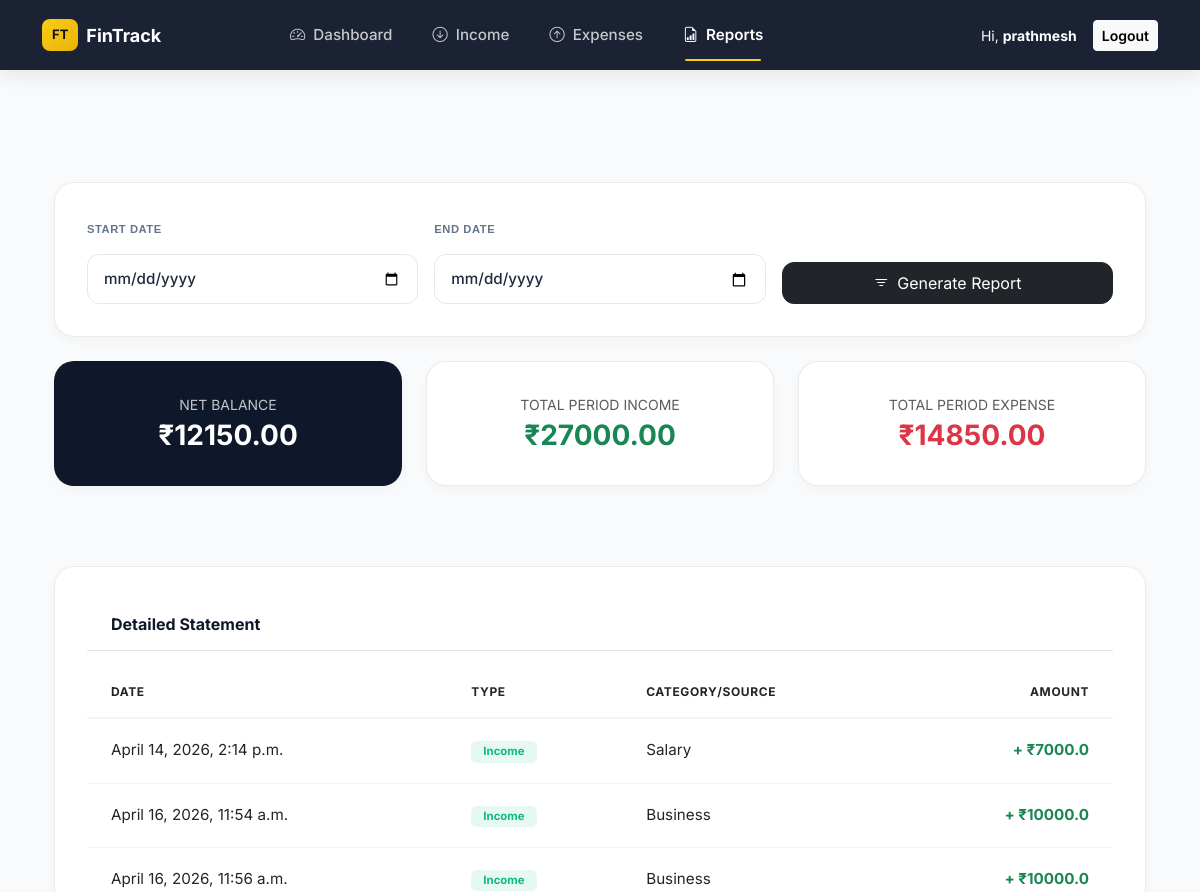
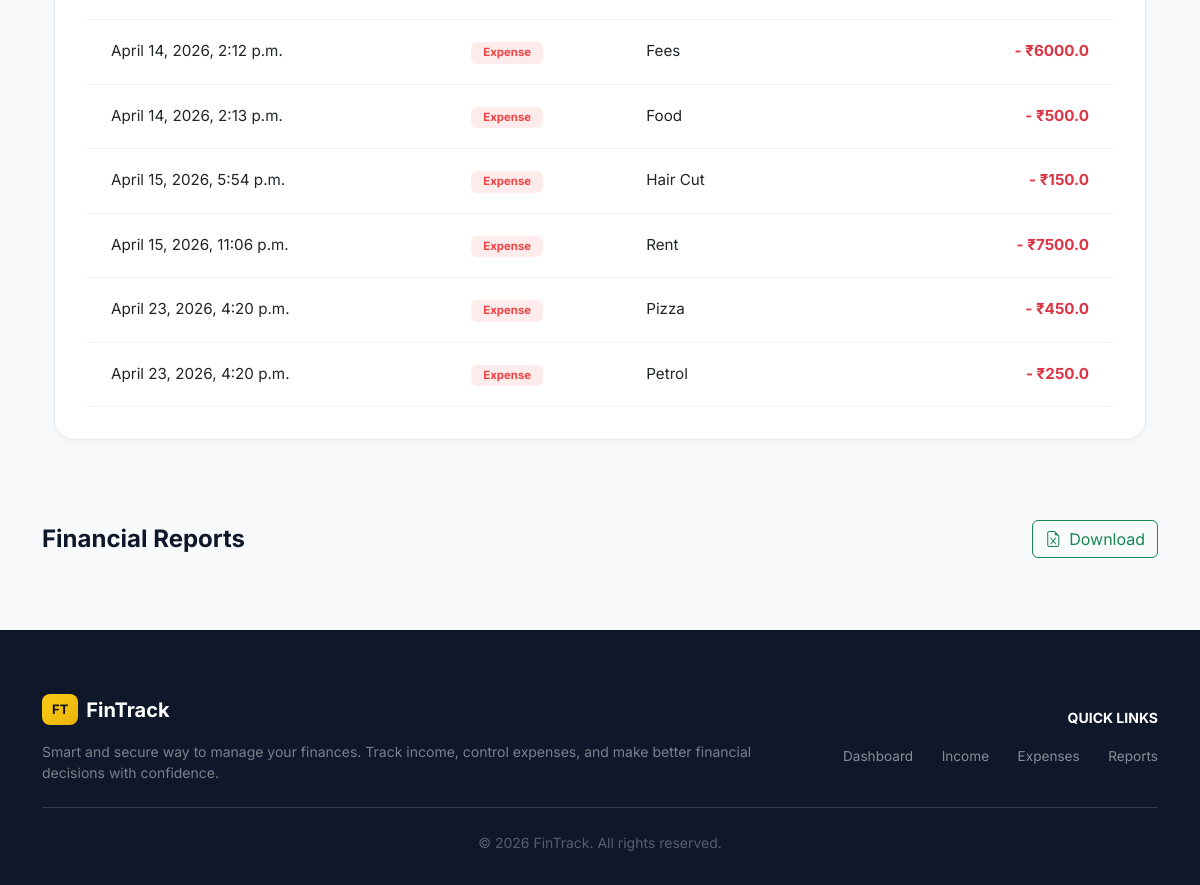
/report/ (signed in), run on the app's committed database (2 pictures, top to bottom).
### finance/models.py (models this page shows, shortened)
class Income(models.Model):
    user = models.ForeignKey(User, on_delete=models.CASCADE)
    source = models.CharField(max_length=255)
    amount = models.FloatField()
    date = models.DateTimeField(auto_now_add=True)

class Expense(models.Model):
    user = models.ForeignKey(User, on_delete=models.CASCADE)
    category = models.CharField(max_length=255)
    amount = models.FloatField()
    date = models.DateTimeField(auto_now_add=True)

### finance/views.py (the view)
# urls.py: path('report/', views.report_view, name='report'),
def report_view(request):
    start_date = request.GET.get('start_date')
    end_date = request.GET.get('end_date')
    incomes = Income.objects.filter(user=request.user)
    expenses = Expense.objects.filter(user=request.user)
    if start_date and end_date:
        start_dt = datetime.strptime(start_date, '%Y-%m-%d')
        end_dt = datetime.strptime(end_date, '%Y-%m-%d')
        next_day = end_dt + timedelta(days=1)
        incomes = incomes.filter(date__gte=start_dt, date__lt=next_day)
        expenses = expenses.filter(date__gte=start_dt, date__lt=next_day)
    total_income = incomes.aggregate(Sum('amount'))['amount__sum'] or 0
    total_expense = expenses.aggregate(Sum('amount'))['amount__sum'] or 0
    balance = total_income - total_expense
    context = {
        'total_income': total_income,
        'total_expense': total_expense,
        'balance': balance,
        'incomes': incomes,
        'expenses': expenses,
        'start_date': start_date,
        'end_date': end_date,
    }
    return render(request, 'report.html', context)

### finance/templates/report.html
{% extends 'base.html' %}
{% block content %}
<div class="container py-5">
    <div class="stats-card mb-4">
        <form method="GET" class="row align-items-end g-3">
            <div class="col-md-4">
                <label class="label-caps mb-2">Start Date</label>
                <input type="date" name="start_date" class="form-control mb-0" value="{{ start_date }}">
            </div>
            <div class="col-md-4">
                <label class="label-caps mb-2">End Date</label>
                <input type="date" name="end_date" class="form-control mb-0" value="{{ end_date }}">
            </div>
            <div class="col-md-4">
                <button type="submit" class="btn btn-dark w-100 py-2" style="border-radius: 12px;">
                    <i class="bi bi-filter me-2"></i>Generate Report
                </button>
            </div>
        </form>
    </div>
    <div class="row g-4 mb-5">
        <div class="col-md-4">
            <div class="stats-card text-center py-4" style="background: #0F172A !important; color: white;">
                <p class="small text-uppercase opacity-75 mb-1">Net Balance</p>
                <h3 class="fw-bold mb-0">₹{{ balance|floatformat:2 }}</h3>
            </div>
        </div>
        <div class="col-md-4">
            <div class="stats-card text-center py-4">
                <p class="small text-uppercase text-muted mb-1">Total Period Income</p>
                <h3 class="fw-bold mb-0 text-success">₹{{ total_income|floatformat:2 }}</h3>
            </div>
        </div>
        <div class="col-md-4">
            <div class="stats-card text-center py-4">
                <p class="small text-uppercase text-muted mb-1">Total Period Expense</p>
                <h3 class="fw-bold mb-0 text-danger">₹{{ total_expense|floatformat:2 }}</h3>
            </div>
        </div>
    </div>
    <div class="stats-card p-0 overflow-hidden">
        <div class="px-4 py-3 border-bottom">
            <h6 class="fw-bold mb-0">Detailed Statement</h6>
        </div>
        <div class="table-responsive">
            <table class="table table-hover mb-0">
                <thead class="bg-light">
                    <tr>
                        <th class="ps-4">Date</th>
                        <th>Type</th>
                        <th>Category/Source</th>
                        <th class="text-end pe-4">Amount</th>
                    </tr>
                </thead>
                <tbody>
                    {% for inc in incomes %}
                    <tr>
                        <td class="ps-4">{{ inc.date }}</td>
                        <td><span class="badge bg-success-light text-success">Income</span></td>
                        <td>{{ inc.source }}</td>
                        <td class="text-end pe-4 text-success fw-bold">+ ₹{{ inc.amount }}</td>
                    </tr>
                    {% endfor %}
                    {% for exp in expenses %}
                    <tr>
                        <td class="ps-4">{{ exp.date }}</td>
                        <td><span class="badge bg-danger-light text-danger">Expense</span></td>
                        <td>{{ exp.category }}</td>
                        <td class="text-end pe-4 text-danger fw-bold">- ₹{{ exp.amount }}</td>
                    </tr>
                    {% endfor %}
                </tbody>
            </table>
        </div>
    </div>
</div>
<div class="d-flex justify-content-between align-items-center mb-4">
    <h4 class="fw-bold mb-0">Financial Reports</h4>
    <a href="{% url 'export_excel' %}" class="btn btn-outline-success">
        <i class="bi bi-file-earmark-excel me-2"></i>Download
    </a>
</div>
{% endblock %}

### finance/templates/base.html (shortened to what this page needs)
<!DOCTYPE html>
<html lang="en">
<head>
    <link href="https://cdn.jsdelivr.net/npm/bootstrap@5.3.0/dist/css/bootstrap.min.css" rel="stylesheet">
    <link rel="stylesheet" href="https://cdn.jsdelivr.net/npm/bootstrap-icons@1.11.0/font/bootstrap-icons.css">
    {% load static %}
    <link rel="stylesheet" href="{% static 'css/style.css' %}?v=2">
</head>
<body>
<nav class="navbar navbar-expand-lg navbar-dark sticky-top custom-navbar">
    <div class="container">
        <a class="navbar-brand d-flex align-items-center" href="{% url 'dashboard' %}">
            <div class="logo-badge me-2">FT</div>
            <span class="brand-name">FinTrack</span>
        </a>
        <div class="collapse navbar-collapse" id="navMain">
            {% if user.is_authenticated %}
            <ul class="navbar-nav mx-auto gap-lg-4">
                <li class="nav-item">
                    <a class="nav-link {% if request.resolver_match.url_name == 'dashboard' %}active-link{% endif %}"
                       href="{% url 'dashboard' %}">
                        <i class="bi bi-speedometer2 me-1"></i> Dashboard
                    </a>
                </li>
                <li class="nav-item">
                    <a class="nav-link {% if request.resolver_match.url_name == 'income' %}active-link{% endif %}"
                       href="{% url 'income' %}">
                        <i class="bi bi-arrow-down-circle me-1"></i> Income
                    </a>
                </li>
                <li class="nav-item">
                    <a class="nav-link {% if request.resolver_match.url_name == 'expense' %}active-link{% endif %}"
                       href="{% url 'expense' %}">
                        <i class="bi bi-arrow-up-circle me-1"></i> Expenses
                    </a>
                </li>
                <li class="nav-item">
                    <a class="nav-link {% if request.resolver_match.url_name == 'report' %}active-link{% endif %}"
                       href="{% url 'report' %}">
                        <i class="bi bi-file-earmark-bar-graph me-1"></i> Reports
                    </a>
                </li>
            </ul>
            {% endif %}
            <div class="ms-auto d-flex align-items-center">
                {% if user.is_authenticated %}
                <span class="user-greeting me-3 d-none d-lg-inline text-white">
                    Hi, <b>{{ user.username }}</b>
                </span>
                <a href="{% url 'logout' %}" class="btn btn-sm btn-light fw-semibold">
                    Logout
                </a>
                {% else %}
                <a href="{% url 'login' %}" class="btn btn-sm btn-gold">
                    Login
                </a>
                {% endif %}
            </div>
        </div>
    </div>
</nav>
<main class="main-content py-5">
    <div class="container">
        {% block content %}{% endblock %}
    </div>
</main>
<footer class="footer">
    <div class="container">
        <div class="row g-4 align-items-center">
            <div class="col-md-8">
                <div class="d-flex align-items-center mb-3">
                    <div class="logo-badge logo-badge-footer me-2">FT</div>
                    <h5 class="text-white fw-bold mb-0">FinTrack</h5>
                </div>
                <p class="small opacity-75 mb-0">
                    Smart and secure way to manage your finances. Track income, control expenses,
                    and make better financial decisions with confidence.
                </p>
            </div>
            <div class="col-md-4 text-md-end">
                <h6 class="text-white small text-uppercase fw-bold mb-3">Quick Links</h6>
                <a href="{% url 'dashboard' %}" class="footer-link">Dashboard</a>
                <a href="{% url 'income' %}" class="footer-link">Income</a>
                <a href="{% url 'expense' %}" class="footer-link">Expenses</a>
                <a href="{% url 'report' %}" class="footer-link">Reports</a>
            </div>
        </div>
        <hr class="my-4 opacity-25">
        <div class="text-center">
            <p class="small mb-0 opacity-50">
                © 2026 FinTrack. All rights reserved.
            </p>
        </div>
    </div>
</footer>
</body>
</html>

### finance/static/css/style.css (style rules this page uses)
:root { --primary-dark: #0f172a; --secondary-dark: #1e293b; --accent-gold: #facc15; --accent-blue: #3b82f6; --bg-light: #f8fafc; --white: #ffffff; --text-dark: #0f172a; --text-muted: #64748b; --success: #16a34a; --danger: #dc2626; }
* { margin: 0; padding: 0; box-sizing: border-box; }
body { font-family: 'Inter', sans-serif; background-color: var(--bg-light); color: var(--text-dark); }
.navbar { background: rgba(15, 23, 42, 0.95) !important; backdrop-filter: blur(10px); padding: 0.9rem 0; box-shadow: 0 6px 20px rgba(0,0,0,0.08); }
.logo-badge { background: linear-gradient(135deg, #facc15, #eab308); color: #111; font-weight: 700; padding: 6px 10px; border-radius: 8px; font-size: 13px; }
.brand-name { font-weight: 700; font-size: 18px; }
.nav-link { color: rgba(255,255,255,0.75) !important; font-size: 0.95rem; font-weight: 500; transition: 0.3s; }
.active-link { color: #fff !important; font-weight: 600; position: relative; }
.active-link::after { content: ''; position: absolute; bottom: -6px; left: 10px; right: 10px; height: 2px; background: var(--accent-gold); border-radius: 2px; }
.footer { background: var(--primary-dark); color: rgba(255,255,255,0.6); padding: 4rem 0 2rem; }
.footer-link { color: rgba(255,255,255,0.5); text-decoration: none; font-size: 0.85rem; margin-left: 1.5rem; }
.user-greeting { color: rgba(255,255,255,0.85); font-size: 14px; }
input, select, textarea { width: 100%; padding: 10px 12px; border-radius: 8px; border: 1px solid #ddd; font-size: 14px; transition: 0.2s; }
label { font-weight: 500; }
button { border-radius: 8px; }
.container.py-5 { max-width: 1200px; }
.stats-card { background: #ffffff !important; border: 1px solid rgba(0,0,0,0.08) !important; border-radius: 20px !important; padding: 2rem !important; box-shadow: 0 4px 12px rgba(0,0,0,0.03) !important; margin-bottom: 2rem; }
input[type="text"], input[type="number"], input[type="date"], .form-control { display: block; width: 100%; padding: 0.8rem 1rem !important; font-size: 0.95rem !important; font-weight: 500 !important; color: #1e293b !important; background-color: #ffffff !important; border: 1.5px solid #e2e8f0 !important; border-radius: 12px !important; margin-top: 0.5rem; margin-bottom: 1.25rem; transition: all 0.2s ease; }
table { width: 100%; border-collapse: collapse; margin-top: 1rem; }
th { text-transform: uppercase; font-size: 0.75rem !important; font-weight: 700 !important; letter-spacing: 0.05em; color: #64748b; padding: 1rem !important; border-bottom: 2px solid #f1f5f9 !important; text-align: left; }
td { padding: 1.25rem 1rem !important; border-bottom: 1px solid #f1f5f9 !important; font-size: 0.95rem; color: #334155; }
.label-caps { font-family: 'Plus Jakarta Sans', sans-serif; font-size: 0.8rem; color: #94a3b8; }
.stats-card { background: #e32727; border: 1px solid rgba(0, 0, 0, 0.05); border-radius: 24px; padding: 2rem; box-shadow: 0 10px 15px -3px rgba(0, 0, 0, 0.05); }
.bg-success-light { background-color: rgba(16, 185, 129, 0.1) !important; color: #10b981 !important; border: none; padding: 5px 12px; }
.bg-danger-light { background-color: rgba(239, 68, 68, 0.1) !important; color: #ef4444 !important; border: none; padding: 5px 12px; }
.label-caps { font-size: 0.7rem; font-weight: 700; text-transform: uppercase; color: #64748b; letter-spacing: 0.05em; }

### data on the page
Income: date "April 14, 2026, 2:14 p.m.", source "Salary", amount "7000.0"
Income: date "April 16, 2026, 11:54 a.m.", source "Business", amount "10000.0"
Income: date "April 16, 2026, 11:56 a.m.", source "Business", amount "10000.0"
Expense: date "April 14, 2026, 2:12 p.m.", category "Fees", amount "6000.0"
Expense: date "April 14, 2026, 2:13 p.m.", category "Food", amount "500.0"
Expense: date "April 15, 2026, 5:54 p.m.", category "Hair Cut", amount "150.0"
Expense: date "April 15, 2026, 11:06 p.m.", category "Rent", amount "7500.0"
Expense: date "April 23, 2026, 4:20 p.m.", category "Pizza", amount "450.0"
Expense: date "April 23, 2026, 4:20 p.m.", category "Petrol", amount "250.0"

### other printed values
{{ user.username }} "prathmesh"
{{ balance|floatformat:2 }} "12150.00"
{{ total_income|floatformat:2 }} "27000.00"
{{ total_expense|floatformat:2 }} "14850.00"
